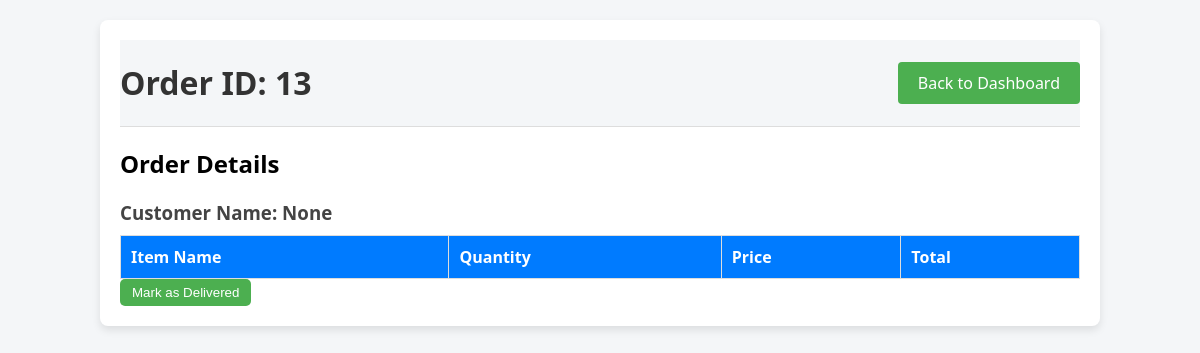
The page /order_details/13 (signed in) on the database as committed earlier.
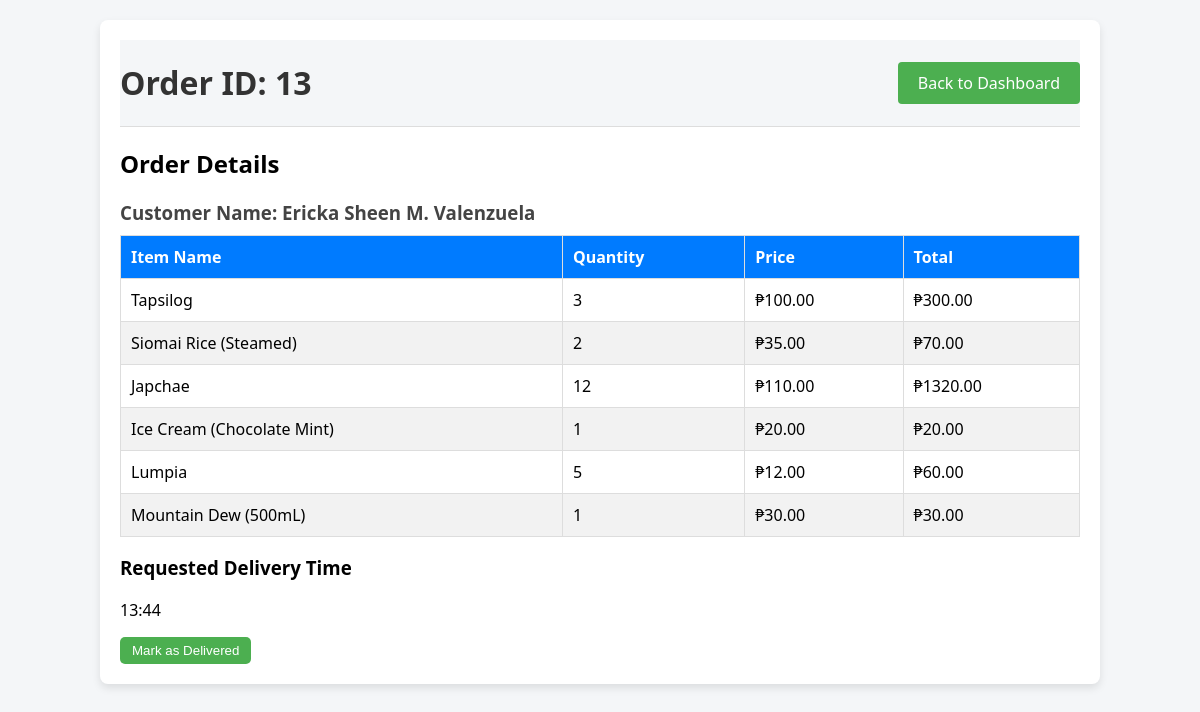
The same page on the database as committed later.
### tables this page shows
CREATE TABLE Customers (
    Customer_ID INTEGER PRIMARY KEY AUTOINCREMENT,
    Name TEXT NOT NULL,
    Address TEXT NOT NULL,
    Phone TEXT NOT NULL,
    FOREIGN KEY (Phone) REFERENCES Users(Contact)
);

CREATE TABLE Order_Items (
    OrderItem_ID INTEGER PRIMARY KEY AUTOINCREMENT,
    Order_ID INTEGER,
    Item_ID INTEGER,
    Quantity INTEGER NOT NULL,
    FOREIGN KEY (Order_ID) REFERENCES Orders(Order_ID),
    FOREIGN KEY (Item_ID) REFERENCES Menu_Items(Item_ID)
);

CREATE TABLE Menu_Items (
    Item_ID INTEGER PRIMARY KEY AUTOINCREMENT,
    Item_Name TEXT NOT NULL,
    Category TEXT NOT NULL,
    Price REAL NOT NULL,
    FOREIGN KEY (Category) REFERENCES Categories(Category_Name)
);

CREATE TABLE Orders (
    Order_ID INTEGER PRIMARY KEY AUTOINCREMENT,
    Customer_ID INTEGER,
    Order_Type TEXT CHECK(Order_Type IN ('Walk-in', 'Delivery')) NOT NULL,
    Date DATE NOT NULL,
    Time_Ordered TIME NOT NULL,
    Requested_Delivery_Time TIME,
    Time_Delivered TIME,
    Delivered BOOLEAN NOT NULL,
    FOREIGN KEY (Customer_ID) REFERENCES Customers(Customer_ID)
);

### app.py (the view)
@app.route('/order_details/<int:order_id>')
def order_details(order_id):
    if session.get('role') != 'admin':
        return redirect(url_for('home'))
    conn = get_db_connection()
    cursor = conn.cursor()
    cursor.execute('''
        SELECT oi.Quantity, mi.Item_Name, mi.Price
        FROM Order_Items oi
        JOIN Menu_Items mi ON oi.Item_ID = mi.Item_ID
        WHERE oi.Order_ID = ?
    ''', (order_id,))
    order_items = cursor.fetchall()
    cursor.execute('''
        SELECT o.Requested_Delivery_Time, o.Delivered, o.Time_Delivered, c.Name
        FROM Orders o
        JOIN Customers c ON o.Customer_ID = c.Customer_ID
        WHERE o.Order_ID = ?
    ''', (order_id,))
    order_meta = cursor.fetchone()
    conn.close()
    requested_delivery_time = order_meta['Requested_Delivery_Time'] if order_meta else None
    delivered = order_meta['Delivered'] if order_meta else None
    time_delivered = order_meta['Time_Delivered'] if order_meta else None
    customer_name = order_meta['Name'] if order_meta else None
    return render_template('order_details.html',
                        order_id=order_id,
                        order_items=order_items,
                        requested_delivery_time=requested_delivery_time,
                        delivered=delivered,
                        time_delivered=time_delivered,
                        customer_name=customer_name)

### app.py (called while the page is built)
def get_db_connection():
    conn = sqlite3.connect(DB_PATH)
    conn.row_factory = sqlite3.Row
    return conn

### templates/order_details.html (shortened to what this page needs)
<!DOCTYPE html>
<html lang="en">
<head>
  <link rel="stylesheet" href="{{ url_for('static', filename='styles_order_details.css') }}">
</head>
<body>
  <div class="container">
    <header>
      <h1 class>Order ID: {{ order_id }}</h1>
      <div class="auth-buttons">
        <a href="{{ url_for('admin_dashboard') }}" class="btn-back">Back to Dashboard</a>
      </div>
    </header>
    <div class="order-items">
      <h2>Order Details</h2>
      <h3>Customer Name: {{ customer_name }}</h3>
      <table class="order-table">
        <thead>
          <tr>
            <th>Item Name</th>
            <th>Quantity</th>
            <th>Price</th>
            <th>Total</th>
          </tr>
        </thead>
        <tbody>
          {% for item in order_items %}
          <tr>
            <td>{{ item['Item_Name'] }}</td>
            <td>{{ item['Quantity'] }}</td>
            <td>₱{{ '%.2f'|format(item['Price']) }}</td>
            <td>₱{{ '%.2f'|format(item['Quantity'] * item['Price']) }}</td>
          </tr>
          {% endfor %}
        </tbody>
      </table>
    </div>
    {% if requested_delivery_time %}
      <div class="delivery-time">
        <h3>Requested Delivery Time</h3>
        <p>{{ requested_delivery_time }}</p>
      </div>
    {% endif %}
    <div class="mark-delivered">
      {% if not delivered %}
        <form action="{{ url_for('mark_delivered', order_id=order_id) }}" method="post">
          <button type="submit" class="btn-mark-delivered">Mark as Delivered</button>
        </form>
      {% else %}
        <p style="color: green;">Delivered at {{ time_delivered }}</p>
      {% endif %}
    </div>
  </div>
</body>
</html>

Rows that differ between the two databases and show on the page:
added Customers: Name "Ericka Sheen M. Valenzuela"
added Order_Items: Item_Name "Tapsilog", Quantity "3", item['Quantity']*item['Price'] "300.00"
now on this page (row edited): Menu_Items: Price "100.00"
added Order_Items: Item_Name "Siomai Rice (Steamed)", Quantity "2", item['Quantity']*item['Price'] "70.00"
now on this page (row unchanged): Menu_Items: Price "35.00"
added Order_Items: Item_Name "Japchae", Quantity "12", item['Quantity']*item['Price'] "1320.00"
now on this page (row unchanged): Menu_Items: Price "110.00"
added Order_Items: Item_Name "Ice Cream (Chocolate Mint)", Quantity "1", item['Quantity']*item['Price'] "20.00"
now on this page (row unchanged): Menu_Items: Price "20.00"
added Order_Items: Item_Name "Lumpia", Quantity "5", item['Quantity']*item['Price'] "60.00"
now on this page (row unchanged): Menu_Items: Price "12.00"
added Order_Items: Item_Name "Mountain Dew (500mL)", Quantity "1", item['Quantity']*item['Price'] "30.00"
now on this page (row edited): Menu_Items: Price "30.00"
added Orders: Requested_Delivery_Time "13:44"
Other text that changed with them:
{{ customer_name }}: "None" → (not shown)
text now shown: "Requested Delivery Time"
